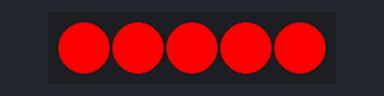
A sketch run on a simulated Arduino Uno, built with avr-gcc and run on an emulated ATmega328P. On the bench: 5 RGB LEDs in strip order, left to right.

Above: at 0.1 s.
At 0.6 s:
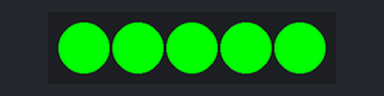
At 1.1 s:
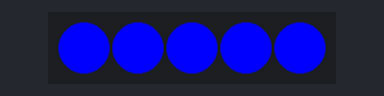
Timing chart, 0 to 130.0 s (numbered marks = the images above):
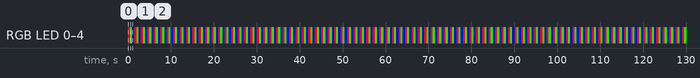

The sketch:

Color_sequence.ino
```cpp
/* Hi ! This example will teach you how to use the bionic flower LEDs. There are 5 LEDs. To control a led you have to give it an RGB code.*/

// LED's library
#include<FastLED.h>

// LED GPIO
#define LED_PIN 16
#define NUM_LEDS 5

//OBJECT CREATION : LED
CRGB leds[NUM_LEDS];

//link RGB code : https://www.w3schools.com/colors/colors_picker.asp

// The red_color() function allows to light LEDs in red
void red_color()
{
  for (int i = 0; i < NUM_LEDS; i++)
  {
    leds[i] = CRGB(255,0,0);
  }
  FastLED.show();
}
// The green_color() function allows to light LEDs in green
void green_color()
{
  for (int i = 0; i < NUM_LEDS; i++)
  {
    leds[i] = CRGB(0,255,0);
  }
  FastLED.show();
}
// The blue_color() function allows to light LEDs in blue
void blue_color()
{
  for (int i = 0; i < NUM_LEDS; i++)
  {
    leds[i] = CRGB(0,0,255);
  }
  FastLED.show();
}


void setup() {
     //start the serial communication
     Serial.begin(9600);
     // initialise LEDs
     FastLED.addLeds<NEOPIXEL,LED_PIN>(leds,NUM_LEDS);
}

void loop() {

    //Color sequence
    red_color();
    delay(500);
    green_color();
    delay(500);
    blue_color();
    delay(500);

}
```

Measured:
- by itself, RGB LED 0–4: repeats every 1.5 s: RGB(0, 255, 0) 0.50 s, RGB(0, 0, 255) 0.50 s, RGB(255, 0, 0) 0.50 s
- by itself, everything shown: repeats every 1.5 s, in 3 steps
- what the display in image 1 shows lasts 0.5 s, from 0.5 s to 1.0 s
